Frame 1 (no input): blank canvas, image omitted
Frame 60 (the mouse pressed at the canvas centre just before this capture): blank canvas, image omitted
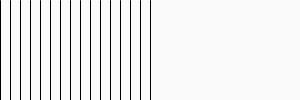
Frame 120 (the mouse held since frame 60 and released just before this capture)

The Processing sketch whose frames 1 and 60 were blank and that drew this single picture after the mouse press (run headless with seeded random() and noise(); from frame 60 on, the mouse is pressed at the canvas centre):

// Processing sketch: Loops_viaMouse
// ── Loops_viaMouse.pde
//Loops - while - via Mouse
void setup () {
  size (300, 100);
}             // set the screen size to 300x100 pixels

int N = 50;


void draw() {
  
  if (mousePressed == true) {
    background(250);
    int drawX = 0;
    while (drawX <= mouseX) {
      line(drawX, 0, drawX, 100);
      drawX = drawX + 10;
    }
  }
}
